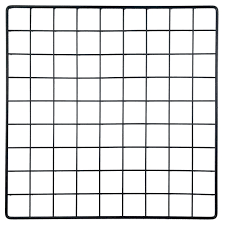
#> input picture image_segmentation/analyticvidhya/index.png, 225 x 225 px
$ jupyter execute EdgeDetectionSegmentation.ipynb   (shell and % lines are left out)
#> lines starting #> are read from the running program, lines starting #| are printed output that depends on the picture
[cell 1]
from skimage.color import rgb2gray
import numpy as np
import cv2
import matplotlib.pyplot as plt
from scipy import ndimage

[cell 2]
image = plt.imread('index.png')
#> image is the input picture: shape (225, 225, 4) float32; mean R, G, B, A 0.889, 0.891, 0.893, 1
plt.imshow(image)

[cell 3]
# converting to grayscale
gray = rgb2gray(image)

#defining the sobel filters
sobel_horizontal = np.array([np.array([1, 2, 1]), np.array([0, 0, 0]), np.array([-1, -2, -1])])
print(sobel_horizontal, 'is a kernel for detecting horizontal edges')
sobel_vertical = np.array([np.array([-1, 0, 1]), np.array([-2, 0, 2]), np.array([-1, 0, 1])])
print(sobel_vertical, 'is a kernel for detecting vertical edges')

[cell 4]
out_h = ndimage.convolve(gray, sobel_horizontal, mode='reflect')
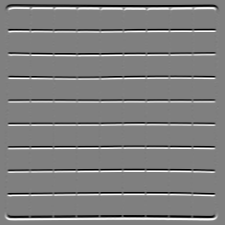
#> out_h: shape (225, 225) float32; min -4, max 4, mean 9.81e-07; drawn with min black and max white
out_v = ndimage.convolve(gray, sobel_vertical, mode='reflect')
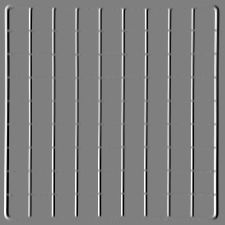
#> out_v: shape (225, 225) float32; min -4, max 4, mean -8.87e-07; drawn with min black and max white
# here mode determines how the input array is extended when the filter overlaps a border.

[cell 5]
plt.imshow(out_h, cmap='gray')

[cell 6]
plt.imshow(out_v, cmap='gray')

[cell 7]
kernel_laplace = np.array([np.array([1, 1, 1]), np.array([1, -8, -1]), np.array([1, 1, 1])])
print(kernel_laplace, 'is a laplacian kernel')

[cell 8]
out_l = ndimage.convolve(gray, kernel_laplace, mode = 'reflect')
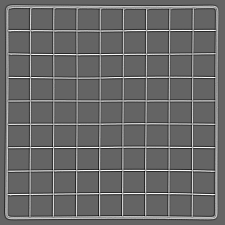
#> out_l: shape (225, 225) float32; min -6.95, max 5.6, mean -1.78; drawn with min black and max white
plt.imshow(out_l, cmap='gray')

[cell 9]
pic = plt.imread('1.jpeg')/255 # dividing by 255 to bring the pixel values between 0 and 1
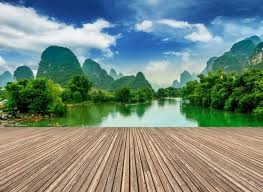
#> input picture image_segmentation/analyticvidhya/1.jpeg, 263 x 192 px
print(pic.shape)
#| (192, 263, 3)
plt.imshow(pic)

[cell 10]
pic_n = pic.reshape(pic.shape[0]*pic.shape[1], pic.shape[2])
pic_n.shape
#> Out = (50496, 3)

[cell 11]
from sklearn.cluster import KMeans
kmeans = KMeans(n_clusters=5, random_state=0).fit(pic_n)
pic2show = kmeans.cluster_centers_[kmeans.labels_]

[cell 12]
cluster_pic = pic2show.reshape(pic.shape[0], pic.shape[1], pic.shape[2])
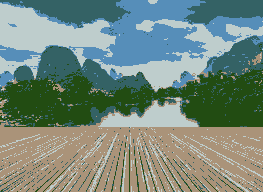
#> cluster_pic: shape (192, 263, 3) float64; mean R, G, B 0.459, 0.537, 0.491
plt.imshow(cluster_pic)
